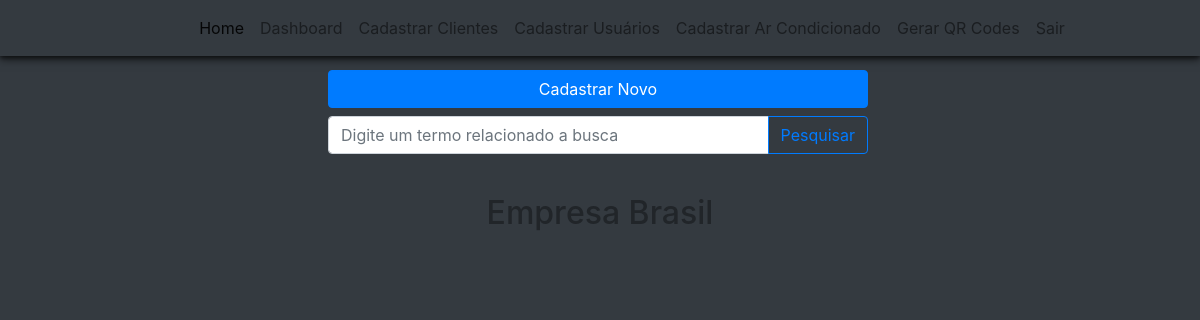
/dashboard/cliente/servicos/12, run on an earlier commit of the app's database.
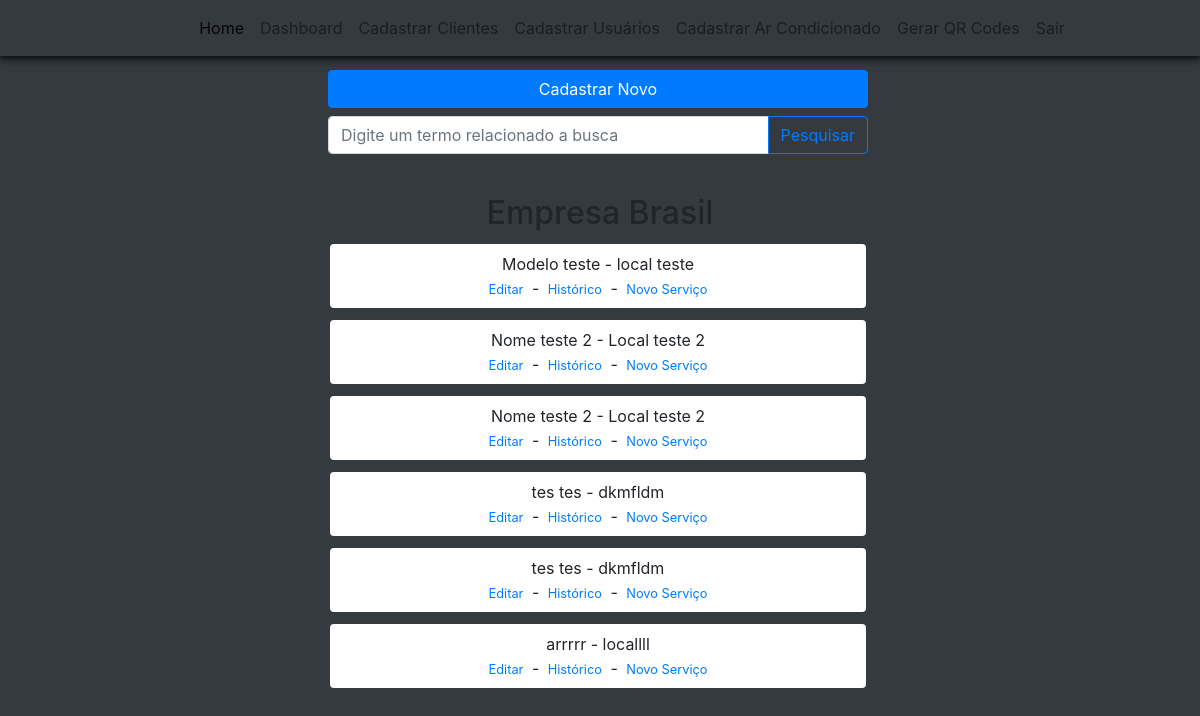
And on a later commit of the database.
### climaxcool/models.py (models this page shows)
class Customers(database.Model):
    id = database.Column(database.Integer, primary_key=True)
    type_customer = database.Column(database.String, nullable=False)
    number_register_customer = database.Column(database.String, nullable=False, unique=True)
    name_customer = database.Column(database.String, nullable=False)
    name_responsible = database.Column(database.String)
    email = database.Column(database.String)
    address = database.Column(database.String)
    telephone_fixed = database.Column(database.String)
    telephone_mobile = database.Column(database.String, nullable=False)
    reference_point = database.Column(database.String)
    status_customer = database.Column(database.String, default="ATIVO")
    date_create = database.Column(database.DateTime, nullable=False, default=datetime.utcnow)
    id_user = database.Column(database.Integer, database.ForeignKey('users.id'), nullable=False)
    equipment = database.relationship('Equipments', backref='company_asset', lazy=True)

class Equipments(database.Model):
    id = database.Column(database.Integer, primary_key=True)
    name_equipment = database.Column(database.String, nullable=False)
    brand_equipment = database.Column(database.String, nullable=False)
    address = database.Column(database.String, nullable=False)
    qr_code = database.Column(database.String, unique=True)
    status_equipment = database.Column(database.String, default="ATIVO")
    date_create = database.Column(database.DateTime, nullable=False, default=datetime.utcnow)
    id_customer = database.Column(database.Integer, database.ForeignKey('customers.id'), nullable=False)
    id_user = database.Column(database.Integer, database.ForeignKey('users.id'), nullable=False)

### climaxcool/route/routes.py (the view)
@app.route('/dashboard/cliente/servicos/<customer_id>')
def equipment_summary(customer_id):
    customer = Customers.query.filter_by(id=customer_id).first();
    equipments = Equipments.query.filter_by(id_customer=customer_id).all();
    print(equipments);
    return render_template('summary_equipments.html', customer=customer, equipments=equipments)

### climaxcool/templates/summary_equipments.html (shortened to what this page needs)
{% extends 'nav_logged.html' %}
{% block bodynav %}
<div style="padding-top: 70px; height: 140vh;" class="container-fluid bg-dark">
    <div class="container">
        <div class="row text-center justify-content-center">
            <div class="col-12 col-lg-6 mb-2 mr-1">
                <button type="button" class="btn btn-primary w-100 px-1" onclick="window.location.href = '/cadastro-ar-condicionado/{{customer.id}}';">Cadastrar Novo</button>
            </div>
            <div class="col-12 col-lg-6 mb-4 mr-1">
                <form id="formAction" method="GET" action="{{ url_for('dashboard_customers') }}">
                    <div class="input-group mb-3">
                        <input type="text" class="form-control" name="name_customer_input" placeholder="Digite um termo relacionado a busca" aria-label="Digite um nome" aria-describedby="basic-addon2">
                        <div class="input-group-append">
                            <button class="btn btn-outline-primary" id="button-addon2" type="submit">Pesquisar</button>
                        </div>
                    </div>
                </form>
            </div>
        </div>
        <div class="container">
            <div class="row justify-content-center mx-md-1">
                <h2 class="col-12 text-center d-none d-md-block" id="customer-name">{{customer.name_customer}}</h2>
                {%for equipment in equipments%}
                <div style="background-color: white;" class="rounded py-2 my-1 text-center col-12 col-lg-6 mb-2 mr-1">
                    <p class="my-0">{{equipment.name_equipment}} - {{equipment.address}}</p>
                    <a style="font-size: 0.8rem;" class="mx-1 align-items-center" href="">Editar</a>
                    <span> - </span>
                    <a style="font-size: 0.8rem;" class="mx-1 align-items-center" href="{{url_for('report_service')}}">Histórico</a>
                    <span> - </span>
                    <a style="font-size: 0.8rem;" class="mx-1 align-items-center" href="">Novo Serviço</a>
                </div>
                {% endfor %}
            </div>
        </div>
    </div>
</div>
{% endblock %}

### climaxcool/templates/nav_logged.html (shortened to what this page needs)
{% extends 'index.html'%}
{% block body %}
<nav class="box-shadow navbar navbar-expand-md navbar-light bg-dark fixed-top">
    <div class="margin-nav d-flex-md justify-content-center collapse navbar-collapse" id="navbarNav">
        <ul id="list-nav" class="navbar-nav">
            <li class="nav-item active">
                <a id="home" class="nav-link" href="{{ url_for('home') }}">Home</a>
            </li>
            <li class="nav-item">
                <a class="nav-link" href="{{ url_for('dashboard_customers') }}">Dashboard</a>
            </li>
            <li class="nav-item">
                <a class="nav-link" href="{{ url_for('customers_registration') }}">Cadastrar Clientes</a>
            </li>
            <li class="nav-item">
                <a class="nav-link" href="{{ url_for('users_registration') }}">Cadastrar Usuários</a>
            </li>
            <li class="nav-item">
                <a class="nav-link" href="{{ url_for('equipments_registration') }}">Cadastrar Ar Condicionado</a>
            </li>
            <li class="nav-item d-none d-xl-block">
                <a class="nav-link" href="{{ url_for('qr_code') }}">Gerar QR Codes</a>
            </li>
            <li class="nav-item">
                <a class="nav-link" href="{{ url_for('home') }}">Sair</a>
            </li>
        </ul>
    </div>
</nav>
{% block bodynav %}
{% endblock %}
{% endblock %}

### climaxcool/templates/index.html (shortened to what this page needs)
<!DOCTYPE html>
<html lang="pt-br">
<head>
    <link rel="stylesheet" href="https://stackpath.bootstrapcdn.com/bootstrap/4.1.3/css/bootstrap.min.css">
    <link rel="stylesheet" href="https://cdnjs.cloudflare.com/ajax/libs/font-awesome/5.15.3/css/all.min.css" />
    <link rel="stylesheet" href="../static/main.css">
</head>
<body class="main-content bg-white" style="background-color: cornflowerblue; margin: 0px; padding-top: 0px">
    {% block body %}
    {% endblock %}
    <link rel="stylesheet" href="//code.jquery.com/ui/1.12.1/themes/base/jquery-ui.css">
</body>
</html>

### climaxcool/static/main.css (style rules this page uses)
.margin-nav { margin-right: auto; margin-left: 2rem; }
.box-shadow { box-shadow: 0 2px 4px 0 rgba(0, 0, 0, 0.5), 0 4px 8px 0 rgba(0, 0, 0, 0.5); }

What changed in the data, as far as the page shows it:
added Equipments: name_equipment "Modelo teste", address "local teste"
added Equipments: name_equipment "Nome teste 2", address "Local teste 2"
added Equipments: name_equipment "Nome teste 2", address "Local teste 2"
added Equipments: name_equipment "tes tes", address "dkmfldm"
added Equipments: name_equipment "tes tes", address "dkmfldm"
added Equipments: name_equipment "arrrrr", address "locallll"
